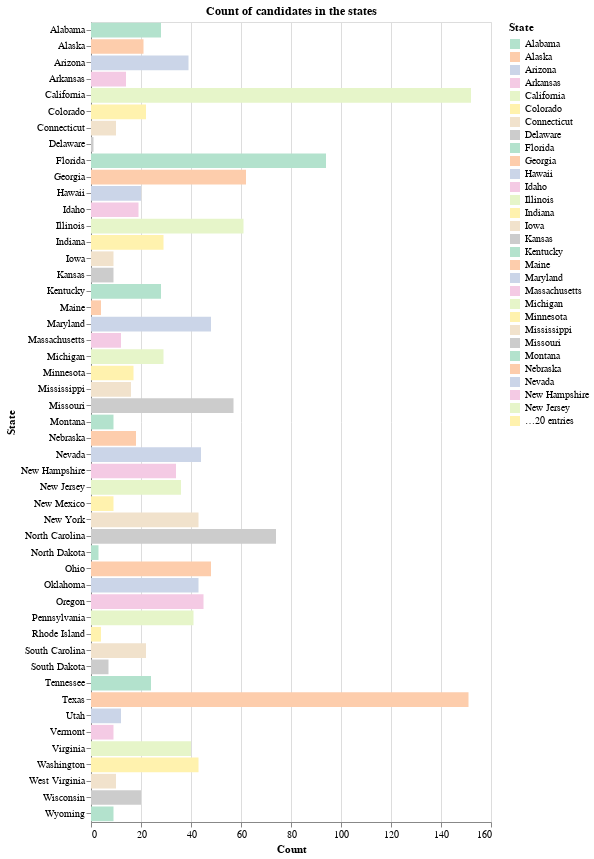

Write notebook code for a chart like this one.
### Code cell
ChartState = alt.Chart(df).mark_bar().encode(
    x=alt.X('count(State)',              
            axis=alt.Axis(title = "Count")),
    y=alt.X('State', 
            axis=alt.Axis(title="State", 
                          labelAngle=0)), 
    color=alt.Color('State', scale=alt.Scale(scheme='pastel2')),
    tooltip = ["count(State)","State"]

).interactive(    

).properties(title='Count of candidates in the states',
             width=400,
             height=800
).configure_title(
    fontSize=12,
    font='Arial',
    anchor='middle',
    color='black'
)
ChartState

### Figure 1 — Vega-Lite specification as saved in the notebook (floating-point values rounded to 4 significant figures; data arrays with more than 128 entries replaced by an {"elided": "..."} marker saying what was removed)
{"config": {"view": {"continuousWidth": 400, "continuousHeight": 300}, "title": {"anchor": "middle", "color": "black", "font": "Arial", "fontSize": 12}}, "data": {"name": "data-9544bea016a624e0a6be4d1a34c95bbb"}, "mark": "bar", "encoding": {"color": {"field": "State", "scale": {"scheme": "pastel2"}, "type": "nominal"}, "tooltip": [{"aggregate": "count", "field": "State", "type": "nominal"}, {"field": "State", "type": "nominal"}], "x": {"aggregate": "count", "axis": {"title": "Count"}, "field": "State", "type": "nominal"}, "y": {"axis": {"labelAngle": 0, "title": "State"}, "field": "State", "type": "nominal"}}, "height": 800, "selection": {"selector016": {"type": "interval", "bind": "scales", "encodings": ["x", "y"]}}, "title": "Count of candidates in the states", "width": 400, "$schema": "https://vega.github.io/schema/vega-lite/v4.17.0.json", "datasets": {"data-9544bea016a624e0a6be4d1a34c95bbb": {"elided": "1599 records"}}}
